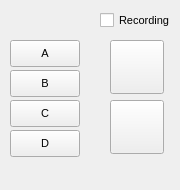
<?xml version="1.0" encoding="UTF-8"?>
<ui version="4.0">
 <class>startwindow</class>
 <widget class="QMainWindow" name="startwindow">
  <property name="windowModality">
   <enum>Qt::NonModal</enum>
  </property>
  <property name="enabled">
   <bool>true</bool>
  </property>
  <property name="geometry">
   <rect>
    <x>0</x>
    <y>0</y>
    <width>180</width>
    <height>190</height>
   </rect>
  </property>
  <property name="minimumSize">
   <size>
    <width>180</width>
    <height>190</height>
   </size>
  </property>
  <property name="maximumSize">
   <size>
    <width>180</width>
    <height>190</height>
   </size>
  </property>
  <property name="contextMenuPolicy">
   <enum>Qt::DefaultContextMenu</enum>
  </property>
  <property name="windowTitle">
   <string>LiveDisp</string>
  </property>
  <property name="windowIcon">
   <iconset resource="../opiconsole.qrc">
    <normaloff>:/images/images/OPIICO.png</normaloff>:/images/images/OPIICO.png</iconset>
  </property>
  <property name="styleSheet">
   <string notr="true">background-image: url(:/images/images/bioshare-BGtiletexturedMixedGloss600px.jpg);
font: 75 8pt &quot;Arial&quot;;</string>
  </property>
  <property name="animated">
   <bool>true</bool>
  </property>
  <property name="dockOptions">
   <set>QMainWindow::AllowTabbedDocks|QMainWindow::AnimatedDocks</set>
  </property>
  <widget class="QWidget" name="centralwidget">
   <widget class="QPushButton" name="CBP1">
    <property name="geometry">
     <rect>
      <x>10</x>
      <y>40</y>
      <width>70</width>
      <height>27</height>
     </rect>
    </property>
    <property name="font">
     <font>
      <family>Arial</family>
      <pointsize>8</pointsize>
      <weight>9</weight>
      <italic>false</italic>
      <bold>false</bold>
     </font>
    </property>
    <property name="cursor">
     <cursorShape>PointingHandCursor</cursorShape>
    </property>
    <property name="text">
     <string>A</string>
    </property>
    <property name="checkable">
     <bool>true</bool>
    </property>
   </widget>
   <widget class="QLabel" name="opsign">
    <property name="enabled">
     <bool>true</bool>
    </property>
    <property name="geometry">
     <rect>
      <x>10</x>
      <y>10</y>
      <width>70</width>
      <height>27</height>
     </rect>
    </property>
    <property name="autoFillBackground">
     <bool>false</bool>
    </property>
    <property name="styleSheet">
     <string notr="true"/>
    </property>
    <property name="text">
     <string/>
    </property>
    <property name="pixmap">
     <pixmap resource="../opiconsole.qrc">:/images/images/Paired-Device.png</pixmap>
    </property>
    <property name="scaledContents">
     <bool>true</bool>
    </property>
   </widget>
   <widget class="QPushButton" name="CBP3">
    <property name="geometry">
     <rect>
      <x>10</x>
      <y>100</y>
      <width>70</width>
      <height>27</height>
     </rect>
    </property>
    <property name="font">
     <font>
      <family>Arial</family>
      <pointsize>8</pointsize>
      <weight>9</weight>
      <italic>false</italic>
      <bold>false</bold>
     </font>
    </property>
    <property name="cursor">
     <cursorShape>PointingHandCursor</cursorShape>
    </property>
    <property name="text">
     <string>C</string>
    </property>
    <property name="checkable">
     <bool>true</bool>
    </property>
   </widget>
   <widget class="QPushButton" name="CBP2">
    <property name="geometry">
     <rect>
      <x>10</x>
      <y>70</y>
      <width>70</width>
      <height>27</height>
     </rect>
    </property>
    <property name="font">
     <font>
      <family>Arial</family>
      <pointsize>8</pointsize>
      <weight>9</weight>
      <italic>false</italic>
      <bold>false</bold>
     </font>
    </property>
    <property name="cursor">
     <cursorShape>PointingHandCursor</cursorShape>
    </property>
    <property name="text">
     <string>B</string>
    </property>
    <property name="checkable">
     <bool>true</bool>
    </property>
   </widget>
   <widget class="QPushButton" name="CBP4">
    <property name="geometry">
     <rect>
      <x>10</x>
      <y>130</y>
      <width>70</width>
      <height>27</height>
     </rect>
    </property>
    <property name="font">
     <font>
      <family>Arial</family>
      <pointsize>8</pointsize>
      <weight>9</weight>
      <italic>false</italic>
      <bold>false</bold>
     </font>
    </property>
    <property name="cursor">
     <cursorShape>PointingHandCursor</cursorShape>
    </property>
    <property name="text">
     <string>D</string>
    </property>
    <property name="checkable">
     <bool>true</bool>
    </property>
   </widget>
   <widget class="QPushButton" name="pushButton_2">
    <property name="geometry">
     <rect>
      <x>110</x>
      <y>100</y>
      <width>54</width>
      <height>54</height>
     </rect>
    </property>
    <property name="font">
     <font>
      <family>Arial</family>
      <pointsize>8</pointsize>
      <weight>9</weight>
      <italic>false</italic>
      <bold>false</bold>
     </font>
    </property>
    <property name="cursor">
     <cursorShape>PointingHandCursor</cursorShape>
    </property>
    <property name="text">
     <string/>
    </property>
    <property name="icon">
     <iconset resource="../opiconsole.qrc">
      <normaloff>:/images/images/Live-Display.png</normaloff>:/images/images/Live-Display.png</iconset>
    </property>
    <property name="iconSize">
     <size>
      <width>50</width>
      <height>50</height>
     </size>
    </property>
    <property name="checkable">
     <bool>false</bool>
    </property>
   </widget>
   <widget class="QPushButton" name="pushButton">
    <property name="enabled">
     <bool>true</bool>
    </property>
    <property name="geometry">
     <rect>
      <x>110</x>
      <y>40</y>
      <width>54</width>
      <height>54</height>
     </rect>
    </property>
    <property name="font">
     <font>
      <family>Arial</family>
      <pointsize>8</pointsize>
      <weight>9</weight>
      <italic>false</italic>
      <bold>false</bold>
     </font>
    </property>
    <property name="cursor">
     <cursorShape>PointingHandCursor</cursorShape>
    </property>
    <property name="icon">
     <iconset resource="../opiconsole.qrc">
      <normaloff>:/images/images/refresh.png</normaloff>:/images/images/refresh.png</iconset>
    </property>
    <property name="iconSize">
     <size>
      <width>50</width>
      <height>50</height>
     </size>
    </property>
   </widget>
   <widget class="QCheckBox" name="checkWriteFileBox">
    <property name="geometry">
     <rect>
      <x>100</x>
      <y>10</y>
      <width>71</width>
      <height>21</height>
     </rect>
    </property>
    <property name="font">
     <font>
      <family>Arial</family>
      <pointsize>8</pointsize>
      <weight>9</weight>
      <italic>false</italic>
      <bold>false</bold>
     </font>
    </property>
    <property name="text">
     <string>Recording</string>
    </property>
   </widget>
  </widget>
  <action name="actionPDN">
   <property name="checkable">
    <bool>false</bool>
   </property>
   <property name="checked">
    <bool>false</bool>
   </property>
   <property name="text">
    <string>None</string>
   </property>
  </action>
  <action name="actionPDN_2">
   <property name="text">
    <string>None</string>
   </property>
  </action>
  <action name="actionPDN_3">
   <property name="text">
    <string>None</string>
   </property>
  </action>
  <action name="actionPDN_4">
   <property name="text">
    <string>None</string>
   </property>
  </action>
  <action name="actionConnect_Again">
   <property name="text">
    <string>Connect Again</string>
   </property>
  </action>
 </widget>
 <tabstops>
  <tabstop>CBP1</tabstop>
  <tabstop>pushButton</tabstop>
  <tabstop>CBP2</tabstop>
  <tabstop>CBP4</tabstop>
  <tabstop>CBP3</tabstop>
  <tabstop>pushButton_2</tabstop>
 </tabstops>
 <resources>
  <include location="../opiconsole.qrc"/>
 </resources>
 <connections/>
</ui>
